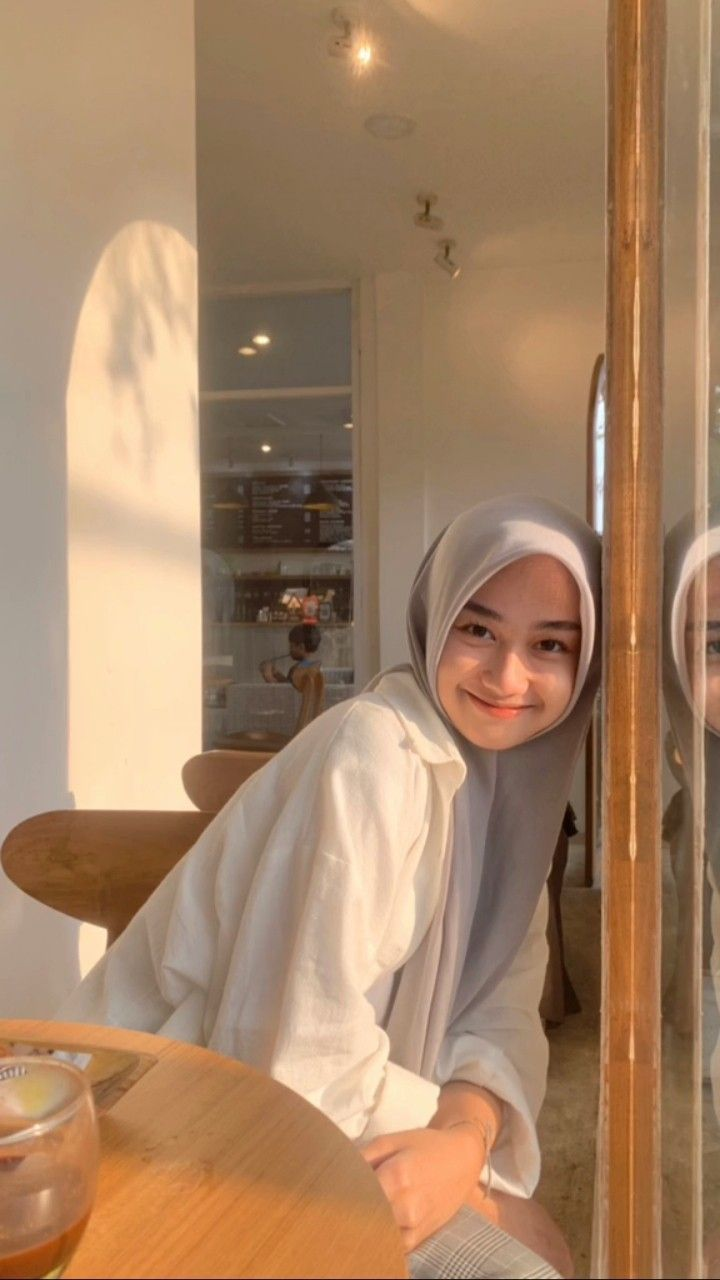
#> input picture image/image.jpeg, 720 x 1280 px
$ python '7. crop.py' --image image/image.jpeg
#> lines starting #> are read from the running program, lines starting #| are printed output that depends on the picture
import numpy as np
import argparse
import cv2
ap = argparse.ArgumentParser()

ap.add_argument("-i", "--image", required = True,
    help = "Path to the image")
args = vars(ap.parse_args())

image = cv2.imread(args["image"])
#> image is the input picture: shape (1280, 720, 3); mean B, G, R 101.3, 131.3, 165.6
cv2.imshow("Original", image)

cropped = image[500:750 , 240:1000]
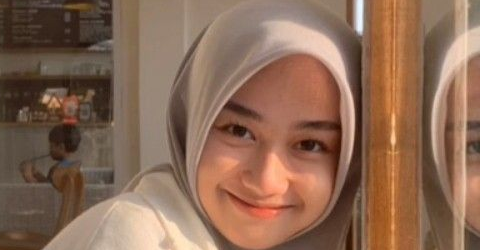
#> cropped: shape (250, 480, 3); mean B, G, R 84.1, 104.8, 139
cv2.imshow("Face", cropped)
cv2.waitKey(0)
